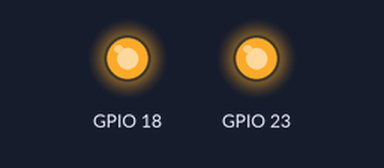
Recording of a program running on a simulated Raspberry Pi (BCM pin numbers). Shown: output pins drawn as LEDs (lit = HIGH). At 0.0 s the program stops and its outputs stay as they are.

Above: at 0.1 s.
Timing chart, 0 to 1.5 s (numbered marks = the images above):
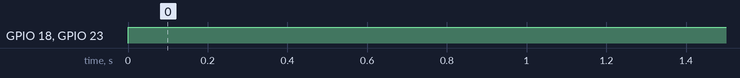

The program:

simpleExample.py
```python
#simple led blink controlled by GPIO 18 and 23

import RPi.GPIO as GPIO
GPIO.setmode(GPIO.BCM)

GPIO.setwarnings(False)
GPIO.setup(18,GPIO.OUT)
GPIO.setup(23,GPIO.OUT)
GPIO.output(18,GPIO.HIGH)
GPIO.output(23,GPIO.HIGH)
```

Measured:
- by itself, GPIO 18, GPIO 23: LOW → HIGH at 0.00 s
